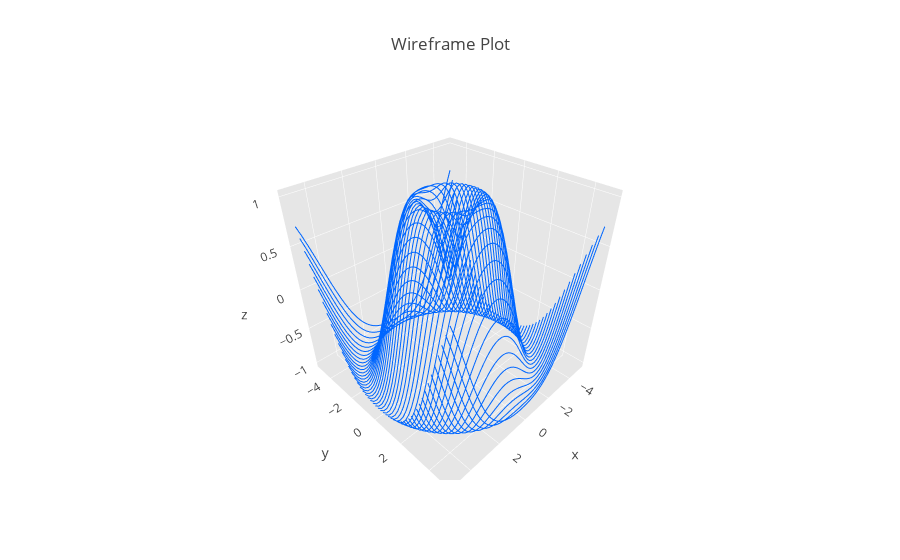

Notebook cell for this chart:
### Markdown cell above
#### Wireframe with plotly

### Code cell
import plotly as py
import plotly.graph_objs as go

py.offline.init_notebook_mode(connected=True)
import numpy as np

# Creating the data
x = np.linspace(-5, 5, 50)
y = np.linspace(-5, 5, 50)
xGrid, yGrid = np.meshgrid(y, x)
R = np.sqrt(xGrid ** 2 + yGrid ** 2)
z = np.sin(R)

# Creating the plot
lines = []
line_marker = dict(color='#0066FF', width=2)
for i, j, k in zip(xGrid, yGrid, z):
    lines.append(go.Scatter3d(x=i, y=j, z=k, mode='lines', line=line_marker))

layout = go.Layout(
    title='Wireframe Plot',
    scene=dict(
        xaxis=dict(
            gridcolor='rgb(255, 255, 255)',
            zerolinecolor='rgb(255, 255, 255)',
            showbackground=True,
            backgroundcolor='rgb(230, 230,230)'
        ),
        yaxis=dict(
            gridcolor='rgb(255, 255, 255)',
            zerolinecolor='rgb(255, 255, 255)',
            showbackground=True,
            backgroundcolor='rgb(230, 230,230)'
        ),
        zaxis=dict(
            gridcolor='rgb(255, 255, 255)',
            zerolinecolor='rgb(255, 255, 255)',
            showbackground=True,
            backgroundcolor='rgb(230, 230,230)'
        )
    ),
    showlegend=False,
)
fig = go.Figure(data=lines, layout=layout)
py.offline.iplot(fig, filename='wireframe_plot')
